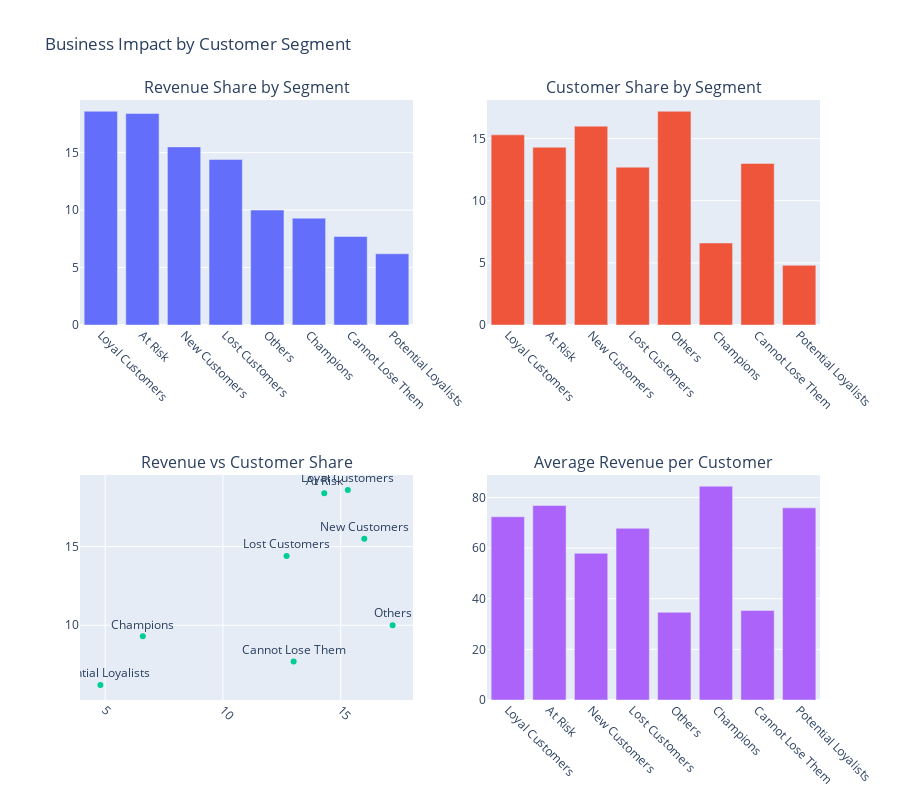

Notebook code cell kept with this figure:
### Code cell
# Calculate business impact metrics
def calculate_business_impact(rfm_df):
    """Calculate business impact metrics for each segment"""
    
    segment_impact = rfm_df.groupby('RFM_Segment').agg({
        'Monetary': ['sum', 'mean'],
        'Frequency': 'mean',
        'Recency': 'mean',
        'RFM_Segment': 'count'
    }).round(2)
    
    segment_impact.columns = ['Total_Revenue', 'Avg_Revenue_Per_Customer', 'Avg_Frequency', 'Avg_Recency', 'Customer_Count']
    
    # Calculate revenue share
    total_revenue = segment_impact['Total_Revenue'].sum()
    segment_impact['Revenue_Share_Pct'] = (segment_impact['Total_Revenue'] / total_revenue * 100).round(1)
    
    # Calculate customer share
    total_customers = segment_impact['Customer_Count'].sum()
    segment_impact['Customer_Share_Pct'] = (segment_impact['Customer_Count'] / total_customers * 100).round(1)
    
    # Sort by total revenue
    segment_impact = segment_impact.sort_values('Total_Revenue', ascending=False)
    
    return segment_impact

# Calculate business impact
business_impact = calculate_business_impact(rfm_segmented)

print("💼 BUSINESS IMPACT ANALYSIS")
print("=" * 50)
display(business_impact)

# Visualize business impact
fig = make_subplots(
    rows=2, cols=2,
    subplot_titles=['Revenue Share by Segment', 'Customer Share by Segment', 
                   'Revenue vs Customer Share', 'Average Revenue per Customer']
)

# Revenue share
fig.add_trace(
    go.Bar(x=business_impact.index, y=business_impact['Revenue_Share_Pct'], name='Revenue Share'),
    row=1, col=1
)

# Customer share
fig.add_trace(
    go.Bar(x=business_impact.index, y=business_impact['Customer_Share_Pct'], name='Customer Share'),
    row=1, col=2
)

# Revenue vs Customer Share scatter
fig.add_trace(
    go.Scatter(
        x=business_impact['Customer_Share_Pct'], 
        y=business_impact['Revenue_Share_Pct'],
        mode='markers+text',
        text=business_impact.index,
        textposition='top center',
        name='Segments'
    ),
    row=2, col=1
)

# Average revenue per customer
fig.add_trace(
    go.Bar(x=business_impact.index, y=business_impact['Avg_Revenue_Per_Customer'], name='Avg Revenue'),
    row=2, col=2
)

fig.update_xaxes(tickangle=45)
fig.update_layout(height=800, title_text="Business Impact by Customer Segment", showlegend=False)
fig.show()

### Figure 1 — Plotly figure (JSON) as saved in the notebook; plotly's stock layout.template omitted (floating-point values rounded to 4 significant figures)
{"data": [{"name": "Revenue Share", "type": "bar", "x": ["Loyal Customers", "At Risk", "New Customers", "Lost Customers", "Others", "Champions", "Cannot Lose Them", "Potential Loyalists"], "xaxis": "x", "y": [18.6, 18.4, 15.5, 14.4, 10.0, 9.3, 7.7, 6.2], "yaxis": "y"}, {"name": "Customer Share", "type": "bar", "x": ["Loyal Customers", "At Risk", "New Customers", "Lost Customers", "Others", "Champions", "Cannot Lose Them", "Potential Loyalists"], "xaxis": "x2", "y": [15.3, 14.3, 16.0, 12.7, 17.2, 6.6, 13.0, 4.8], "yaxis": "y2"}, {"mode": "markers+text", "name": "Segments", "text": ["Loyal Customers", "At Risk", "New Customers", "Lost Customers", "Others", "Champions", "Cannot Lose Them", "Potential Loyalists"], "textposition": "top center", "type": "scatter", "x": [15.3, 14.3, 16.0, 12.7, 17.2, 6.6, 13.0, 4.8], "xaxis": "x3", "y": [18.6, 18.4, 15.5, 14.4, 10.0, 9.3, 7.7, 6.2], "yaxis": "y3"}, {"name": "Avg Revenue", "type": "bar", "x": ["Loyal Customers", "At Risk", "New Customers", "Lost Customers", "Others", "Champions", "Cannot Lose Them", "Potential Loyalists"], "xaxis": "x4", "y": [72.38, 76.83, 57.93, 67.81, 34.64, 84.43, 35.34, 75.9], "yaxis": "y4"}], "layout": {"annotations": [{"font": {"size": 16}, "showarrow": false, "text": "Revenue Share by Segment", "x": 0.225, "xanchor": "center", "xref": "paper", "y": 1, "yanchor": "bottom", "yref": "paper"}, {"font": {"size": 16}, "showarrow": false, "text": "Customer Share by Segment", "x": 0.775, "xanchor": "center", "xref": "paper", "y": 1, "yanchor": "bottom", "yref": "paper"}, {"font": {"size": 16}, "showarrow": false, "text": "Revenue vs Customer Share", "x": 0.225, "xanchor": "center", "xref": "paper", "y": 0.375, "yanchor": "bottom", "yref": "paper"}, {"font": {"size": 16}, "showarrow": false, "text": "Average Revenue per Customer", "x": 0.775, "xanchor": "center", "xref": "paper", "y": 0.375, "yanchor": "bottom", "yref": "paper"}], "height": 800, "showlegend": false, "title": {"text": "Business Impact by Customer Segment"}, "xaxis": {"anchor": "y", "domain": [0, 0.45], "tickangle": 45}, "xaxis2": {"anchor": "y2", "domain": [0.55, 1], "tickangle": 45}, "xaxis3": {"anchor": "y3", "domain": [0, 0.45], "tickangle": 45}, "xaxis4": {"anchor": "y4", "domain": [0.55, 1], "tickangle": 45}, "yaxis": {"anchor": "x", "domain": [0.625, 1]}, "yaxis2": {"anchor": "x2", "domain": [0.625, 1]}, "yaxis3": {"anchor": "x3", "domain": [0, 0.375]}, "yaxis4": {"anchor": "x4", "domain": [0, 0.375]}}}
